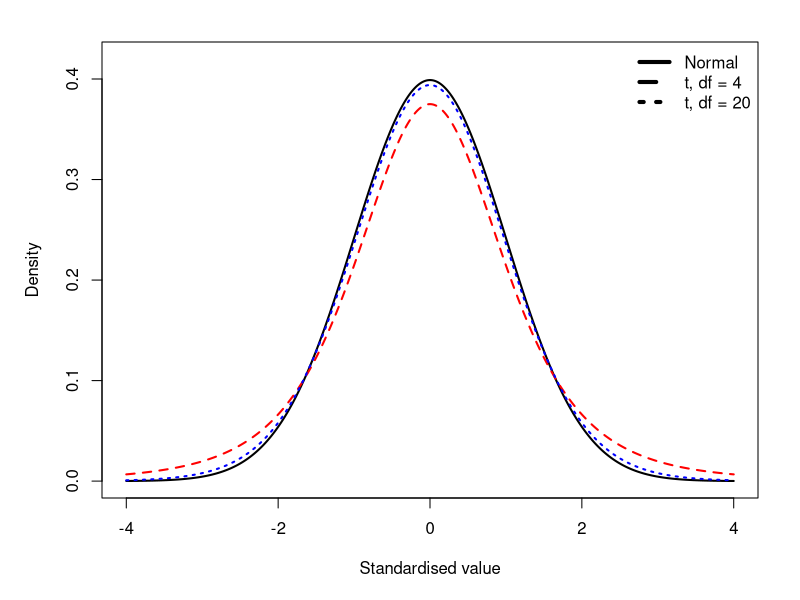

Source code (R):
## ---- chunk 1
#| echo: true
#| code-fold: false

set.seed(2027)

heights <- rnorm(
  20,
  mean = 170,
  sd = 7
)

# calculate sample SD
s <- sd(heights)
s

# estimate the SE of the sample mean
n <- length(heights)
SE <- s / sqrt(n)
SE
## ---- chunk 2
#| echo: true
#| code-fold: false

bootstrap_means <- replicate(
  10000,
  mean(
    sample(
      heights,
      size = length(heights),
      replace = TRUE
    )
  )
)

sd(bootstrap_means)
## ---- chunk 3
#| echo: false


x <- seq(-4, 4, length.out = 500)

par(mar = c(5, 5, 2, 2) + 0.1)

plot(
  x,
  dnorm(x),
  type = "l",
  lwd = 2,
  xlab = "Standardised value",
  ylab = "Density",
  ylim = c(0, 0.42)#,
  #cex.lab = 1.5,
  #cex.axis = 1.3
)

lines(
  x,
  dt(x, df = 4),
  lwd = 2,
  lty = 2, 
  col = "red"
)

lines(
  x,
  dt(x, df = 20),
  lwd = 2,
  lty = 3, 
  col = "blue"
)

legend(
  "topright",
  legend = c("Normal", "t, df = 4", "t, df = 20"),
  lwd = 4,
  lty = c(1, 2, 3),
  bty = "n",
  cex = 1
)

## ---- chunk 4
#| echo: true
#| code-fold: false

pnorm(
  172,
  mean = 170,
  sd = 7 / sqrt(100),
  lower.tail = FALSE
)
## ---- chunk 5
#| echo: true
#| code-fold: false

pnorm(
  172,
  mean = 170,
  sd = 7,
  lower.tail = FALSE
)
